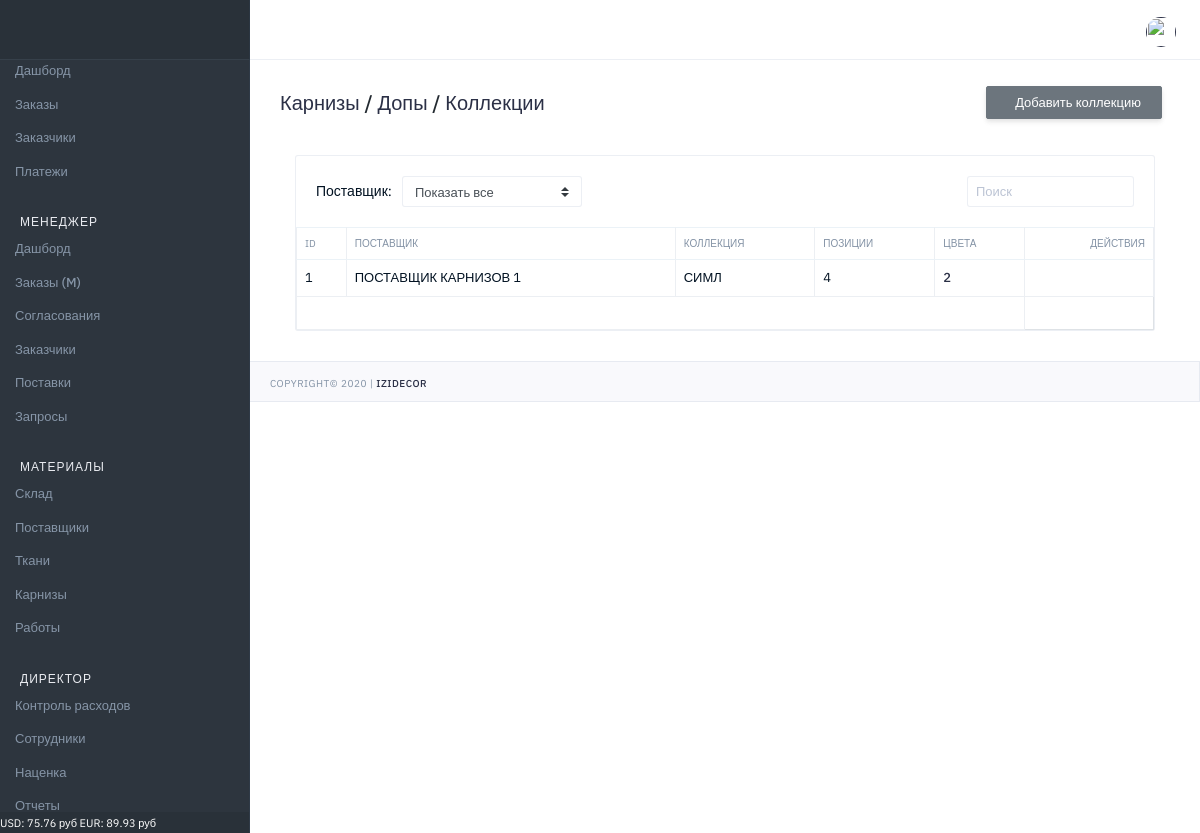
Page /izi/collection/cornice/list/ (signed in) on the earlier database version.
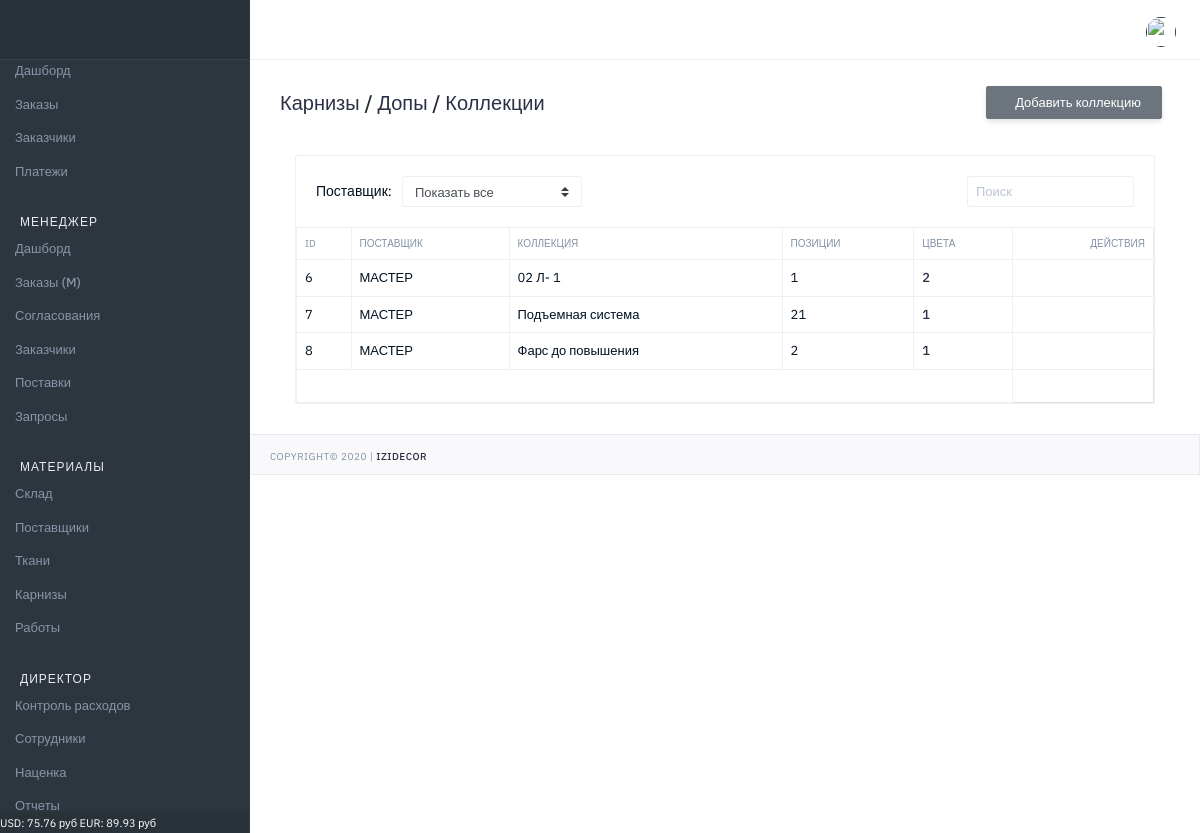
Same page on the later database version.
### materials/models.py (models this page shows, shortened)
class CorniceCollection(models.Model):
    name = models.CharField(verbose_name='Коллекция', max_length=100, blank=True)
    manufacturer = models.ForeignKey(CorniceManufact, null=True, on_delete=models.CASCADE,
                                     verbose_name='Производитель', blank=True)
    color = models.ManyToManyField(CorniceCollectionColor, verbose_name='Цвета')

class CorniceManufact(models.Model):
    type_p = models.CharField(verbose_name='Тип', max_length=100, default='Карнизы')
    name = models.CharField(verbose_name='Производитель', max_length=100)
    email = models.EmailField(verbose_name='email', default='')
    phone = models.CharField(verbose_name='Телефон', max_length=100, blank=True, null=True)
    manager = models.CharField(verbose_name='Менеджер', max_length=100, blank=True, null=True)
    def __str__(self):
        return self.name

### common/views.py (the view)
# urls.py: path('collection/cornice/list/', CorniceCollectionList, name="collection_cornice_list"),
@login_required(login_url='login')
def CorniceCollectionList(request):
    collection = CorniceCollection.objects.all()
    manufactor = CorniceManufact.objects.all()
    return render(request, 'common/cornice_collection_list.html', context={'collection': collection, 'manufactor': manufactor})

### main/template_tags/custom_tags.py (called while the page is built, shortened)
@register.filter(name='has_group')
def has_group(user, group_name):
    return user.groups.filter(name=group_name).exists()

@register.simple_tag()
def get_new_orders():
    result = Order.objects.filter(status__gte=5, user_view=0).count()
    return result

@register.simple_tag()
def get_discount():
    result = Order.objects.filter(status__lte=3, discount_status=1, discount_view=0).count()
    return result

@register.filter(name='get_cornice_count')
def get_cornice_count(collection):
    cornice_count = Cornice.objects.filter(collection=collection).count()
    return cornice_count

@register.simple_tag()
def get_currency():
    usd = MarkupCurrency.objects.get(name='USD')
    eur = MarkupCurrency.objects.get(name='EUR')
    f = f'USD: {round(usd.value,2)} руб  EUR: {round(eur.value,2)} руб'
    return f

@register.simple_tag()
def get_finish_orders():
    result = Order.objects.filter(status=9).count()
    all_orders = Order.objects.filter(status=8)
    count_n = 0
    return result+count_n

### common/templates/common/cornice_collection_list.html (shortened to what the changed rows need)
{% extends "main/base.html" %}
{% block title_h1 %}
<a href="{% url 'common:cornice_list' %}">Карнизы</a> / <a href="{% url 'common:cornice_additional_list'%}">Допы</a> / <a href="{% url 'common:collection_cornice_list'%}">Коллекции</a>
{% endblock %}
{% block body_content %}
                     <div class="col-md-12 col-lg-12">
                        <div class="card mg-b-30">
                           <div class="card-body pd-0">
                              <table id="foo-filtering" class="table table-bordered table-hover toggle-circle" data-page-size="50">
                                  <thead class="tx-10 tx-uppercase">
                                     <tr>
                                         <th>ID</th>
                                         <th>Поставщик</th>
                                         <th>Коллекция</th>
                                         <th>Позиции</th>
                                         <th>Цвета</th>
                                         <th class="tx-right">Действия</th>
                                     </tr>
                                  </thead>
                                  {% load mathfilters %}
                                 <tbody>
                                    {% for q in collection %}
                                        <tr class="odd gradeX">
                                            <td>{{q.id}}</td>
                                            <td>{{ q.manufacturer }}</td>
                                            <td>{{ q.name }}</td>
                                            <td>{{ q|get_cornice_count }}</td>
                                            <td><a href="{% url 'common:collection_cornice_color_list' id=q.id %}">{{ q.color.all.count }}</a></td>
                                            <td class="tx-right">
                                                <a href="{% url 'common:collection_cornice_color_add' id=q.id %}"  title="" data-toggle="tooltip" data-original-title="Добавить цвет"></a>
                                                <a href="{% url 'common:collection_cornice_edit' id=q.id %}"  title="" data-toggle="tooltip" data-original-title="Изменить"></a>
                                            </td>
                                        </tr>
                                    {% endfor %}
                                 </tbody>
                              </table>
                           </div>
                        </div>
                     </div>
{% endblock %}

Differences in the rows shown:
removed CorniceCollection: id "1", manufacturer "ПОСТАВЩИК КАРНИЗОВ 1", name "СИМЛ", id "4", color.all.count "2"
added CorniceCollection: id "6", manufacturer "МАСТЕР", name "02 Л- 1", id "1", color.all.count "2"
added CorniceCollection: id "7", manufacturer "МАСТЕР", name "Подъемная система", id "21", color.all.count "1"
added CorniceCollection: id "8", manufacturer "МАСТЕР", name "Фарс до повышения", id "2", color.all.count "1"
